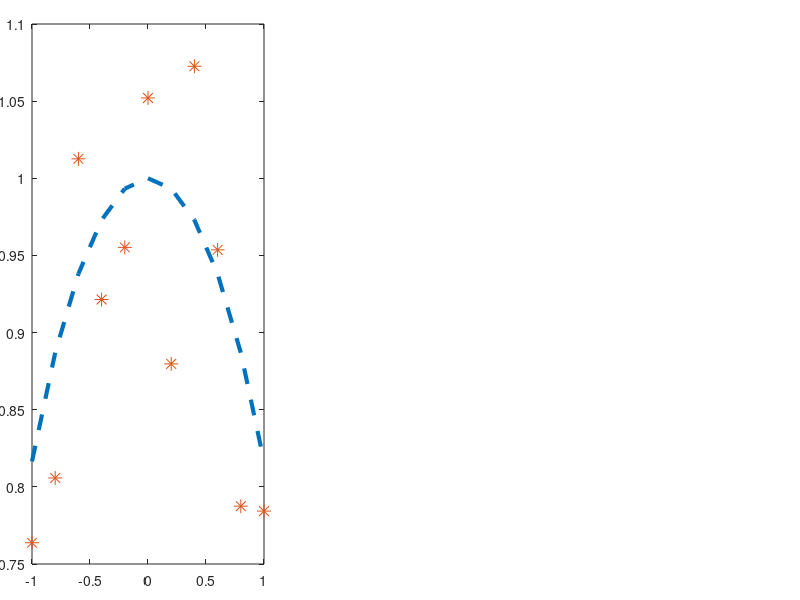

MATLAB code for this plot: (Note: this script raises an error after producing the figure.)
t = -1:0.2:1;
y = sqrt(1- 1/3*t.^2)+0.06*randn(size(t));


X = [t;y];

x0a = [1;0.25];

for i = 1:3
    subplot(1,3,i); 
    subplot('position', [0.04*i+0.29*(i-1) 0.06 0.29 0.9]);
    plot(t,sqrt(1- 1/3*t.^2),'--','LineWidth',3);
    hold on
    plot(t, y, '*','MarkerSize',10);
    hold on
    x0 = [0; i*0.3];
    generate_figure(X, x0, x0a);
    set(gca,'FontSize',14);
end


function generate_figure(X, x0, x0a)

    plot(x0(1), x0(2), 'o', 'MarkerSize', 8, 'MarkerFaceColor', 'r');

    [U,L] = principal(X, x0);

    hold on
    c1 = positive(U(:,1),x0a);
    c2 = positive(U(:,2),x0a);
    h1 = quiver(x0(1),x0(2),c1*L(1)*U(1,1),c1*L(1)*U(2,1),'linewidth',2,'color',[1,0,0]);
    set(h1,'AutoScale','off', 'AutoScaleFactor', 2);
    hold on
    h2 = quiver(x0(1),x0(2),c2*L(2)*U(1,2),c2*L(2)*U(2,2),'linewidth',2,'color',[0,0,1]);
    set(h2,'AutoScale','off', 'AutoScaleFactor', 2);
%     hold on
%     t = 0:0.1:pi;
%     x = 0.8*cos(t);
%     y = 0.8*sin(t)+0.3;
% 
%     plot(x,y,'-','LineWidth',2);
    axis([-1, 1.1, 0.1, 1.3]);
end


function c = positive(a,b)
    if a'*b>0
        c = 1;
    else
        c = -1;
    end
end


function [U2,l2] = principal(X, x0)
    S = zeros(size(X, 1));
    for i=1:size(X,2)
        S = S + exp(-norm(X(:,i)-x0)^2/0.4)*(X(:,i)-x0)*(X(:,i)-x0)';
  %      S = S + (X(:,i)-x0)*(X(:,i)-x0)';
    end
%    [U2,L] = svd(S);
%    l2 = diag(L);
    [U,L] = eig(S);
    [l2,ind] = sort(diag(L),'descend');
    %l2 = l(ind);
    U2 = U(:,ind);
end